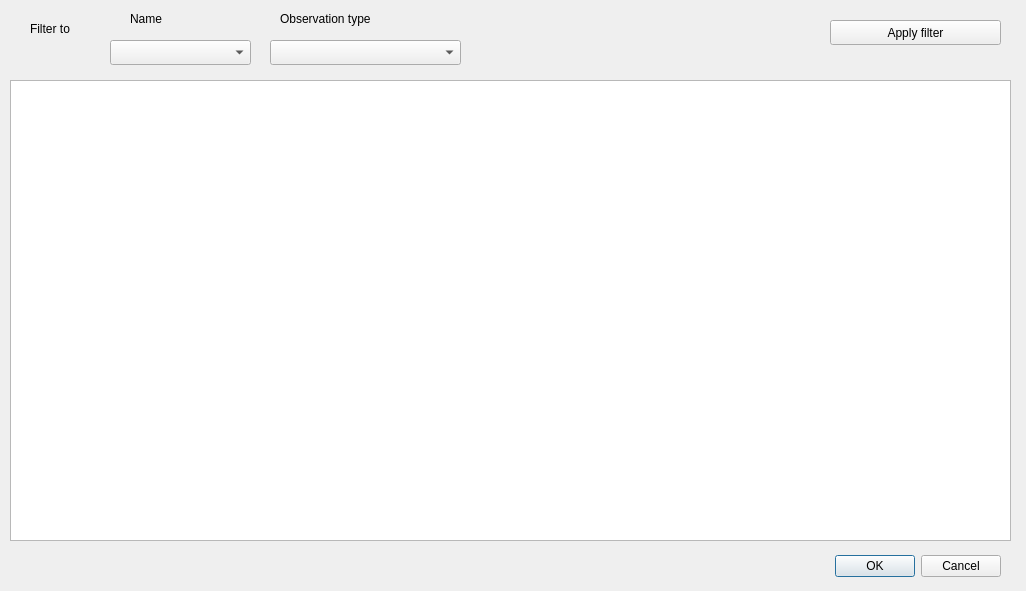
<?xml version="1.0" encoding="UTF-8"?>
<ui version="4.0">
 <class>Dialog</class>
 <widget class="QDialog" name="Dialog">
  <property name="geometry">
   <rect>
    <x>0</x>
    <y>0</y>
    <width>1026</width>
    <height>591</height>
   </rect>
  </property>
  <property name="windowTitle">
   <string>Dialog</string>
  </property>
  <widget class="QDialogButtonBox" name="buttonBox">
   <property name="geometry">
    <rect>
     <x>380</x>
     <y>550</y>
     <width>621</width>
     <height>32</height>
    </rect>
   </property>
   <property name="orientation">
    <enum>Qt::Horizontal</enum>
   </property>
   <property name="standardButtons">
    <set>QDialogButtonBox::Cancel|QDialogButtonBox::Ok</set>
   </property>
  </widget>
  <widget class="QWidget" name="horizontalLayoutWidget">
   <property name="geometry">
    <rect>
     <x>10</x>
     <y>80</y>
     <width>1001</width>
     <height>461</height>
    </rect>
   </property>
   <layout class="QHBoxLayout" name="horizontalLayout">
    <item>
     <widget class="QTableView" name="merge_table"/>
    </item>
   </layout>
  </widget>
  <widget class="QPushButton" name="apply_filter">
   <property name="geometry">
    <rect>
     <x>830</x>
     <y>20</y>
     <width>171</width>
     <height>25</height>
    </rect>
   </property>
   <property name="text">
    <string>Apply filter</string>
   </property>
  </widget>
  <widget class="QLabel" name="label">
   <property name="geometry">
    <rect>
     <x>30</x>
     <y>20</y>
     <width>67</width>
     <height>17</height>
    </rect>
   </property>
   <property name="text">
    <string>Filter to</string>
   </property>
  </widget>
  <widget class="QComboBox" name="name_spinbox">
   <property name="geometry">
    <rect>
     <x>110</x>
     <y>40</y>
     <width>141</width>
     <height>25</height>
    </rect>
   </property>
  </widget>
  <widget class="QComboBox" name="obstype_spinbox">
   <property name="geometry">
    <rect>
     <x>270</x>
     <y>40</y>
     <width>191</width>
     <height>25</height>
    </rect>
   </property>
  </widget>
  <widget class="QLabel" name="label_2">
   <property name="geometry">
    <rect>
     <x>130</x>
     <y>10</y>
     <width>67</width>
     <height>17</height>
    </rect>
   </property>
   <property name="text">
    <string>Name</string>
   </property>
  </widget>
  <widget class="QLabel" name="label_3">
   <property name="geometry">
    <rect>
     <x>280</x>
     <y>10</y>
     <width>211</width>
     <height>17</height>
    </rect>
   </property>
   <property name="text">
    <string>Observation type</string>
   </property>
  </widget>
 </widget>
 <resources/>
 <connections>
  <connection>
   <sender>buttonBox</sender>
   <signal>accepted()</signal>
   <receiver>Dialog</receiver>
   <slot>accept()</slot>
   <hints>
    <hint type="sourcelabel">
     <x>248</x>
     <y>254</y>
    </hint>
    <hint type="destinationlabel">
     <x>157</x>
     <y>274</y>
    </hint>
   </hints>
  </connection>
  <connection>
   <sender>buttonBox</sender>
   <signal>rejected()</signal>
   <receiver>Dialog</receiver>
   <slot>reject()</slot>
   <hints>
    <hint type="sourcelabel">
     <x>316</x>
     <y>260</y>
    </hint>
    <hint type="destinationlabel">
     <x>286</x>
     <y>274</y>
    </hint>
   </hints>
  </connection>
 </connections>
</ui>
